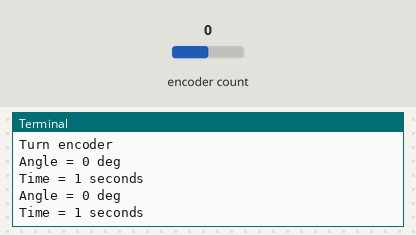
This program was run on a simulated Raspberry Pi (BCM pin numbers). On the bench: the last lines printed to the terminal. The test bench sets the inputs (shaded band); at power-on: encoder count 0.

Above: at 1.2 s.
1.3 s: encoder count set to -1
At 1.8 s:
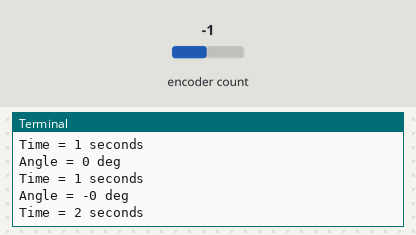
2.8 s: encoder count set to -2
At 3.4 s:
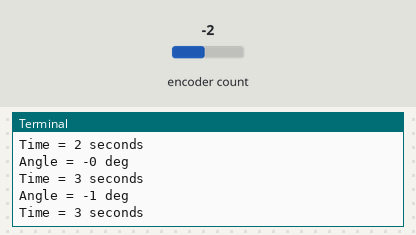
Timing chart, 0 to 5.8 s (numbered marks = the images above; inputs shaded):
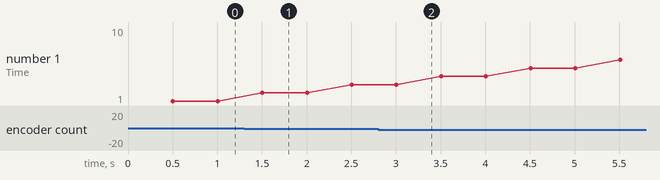

Measured:
- after the input at 1.3 s, the terminal: prints a new line after 0.20 s (image 1)
- after the input at 2.8 s, the terminal: prints a new line after 0.21 s (image 2)

The program:

encoder_reader.py
```python
# Example from:
# https://thingsdaq.org/2022/03/09/encoder-with-raspberry-pi/

import time
import numpy as np
from gpiozero import RotaryEncoder

#Assigning parameter values
ppr = 1200 #Pulse per revolution
tstop = 30 #Loop execution duration (s)
tsample = 0.02 #Sampling period for code execution (s)
tdisp = 0.5 #Sampling period for values display

#Creating encoder object using GPIO pins
encoder = RotaryEncoder(23, 4, max_steps=0)

#Intializing values and starting the clock
anglecurr = 0
tprev = 0
tcurr = 0
tstart = time.perf_counter()

#Loop that displays the current angular position of the encoder shaft
print ('Running code for', tstop, 'seconds...')
print ('Turn encoder')
while tcurr <= tstop:
    #Giving time
    time.sleep(tsample)
    #Getting time
    tcurr = time.perf_counter() - tstart
    #Getting angular position of encoder
    anglecurr = 360 / ppr * encoder.steps
    #Printing angular position
    if (np.floor(tcurr/tdisp) - np.floor(tprev/tdisp)) == 1:
        print("Angle = {:0.0f} deg" .format(anglecurr))
        print("Time = {:0.0f} seconds" .format(tcurr))

    #Update old values
    tprev = tcurr

print('Done.')
#Releasing GPIO pins
encoder.close()
```
